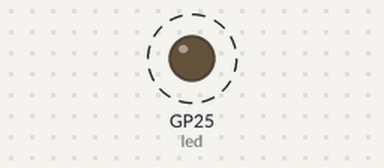
The program below on a simulated Raspberry Pi Pico running CircuitPython. Parts: output pins drawn as LEDs (lit = HIGH). Dashed ring = blinking. USB keyboard and mouse output is not drawn.

Above: at 10.36 s.
Timing chart, 0 to 13.0 s (numbered marks = the images above):
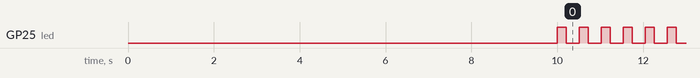

Measured:
- by itself, GP25 (led): alternates HIGH for 0.21 s and LOW for 0.30 s

The program:

code.py
```python
import time
import board
import digitalio
import usb_hid
from adafruit_hid.keyboard import Keyboard
from adafruit_hid.keycode import Keycode

keyboard = Keyboard(usb_hid.devices)

led = digitalio.DigitalInOut(board.GP25)
led.direction = digitalio.Direction.OUTPUT
led.value = False

time.sleep(10)

while True:
    led.value = True

    keyboard.press(Keycode.WINDOWS, Keycode.R)
    keyboard.release(Keycode.WINDOWS, Keycode.R)

    time.sleep(0.1)

    keyboard.send(Keycode.C)
    keyboard.send(Keycode.M)
    keyboard.send(Keycode.D)

    keyboard.press(Keycode.LEFT_CONTROL, Keycode.T)
    keyboard.release(Keycode.LEFT_CONTROL, Keycode.T)

    keyboard.send(Keycode.ENTER)
    keyboard.send(Keycode.ENTER)

    led.value = False

    time.sleep(0.3)
```
